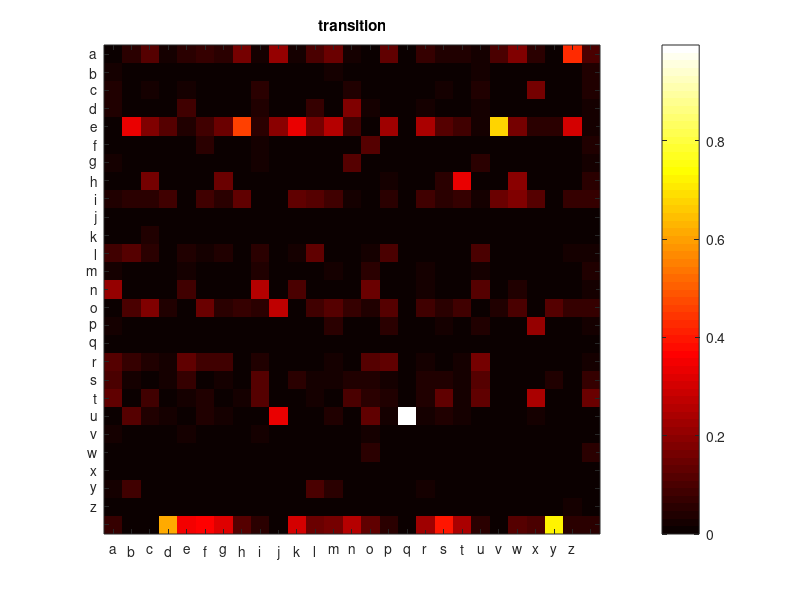
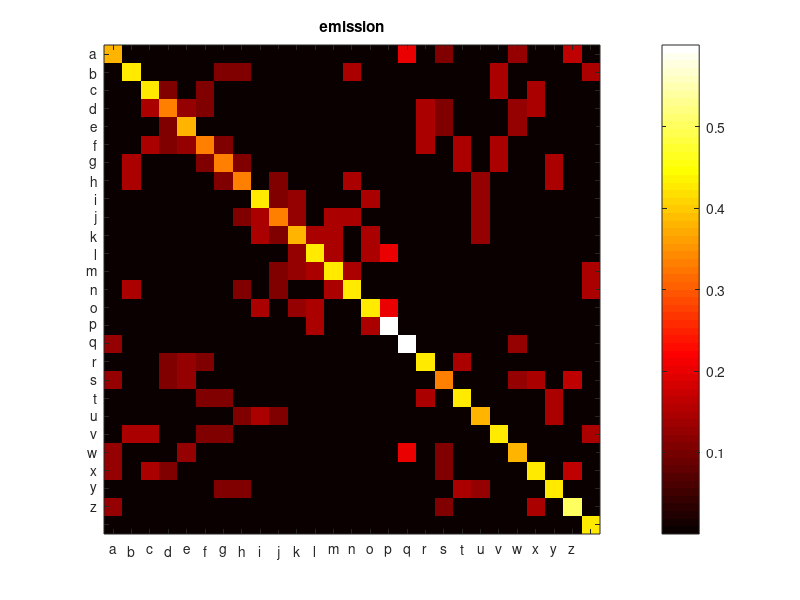

Source code (MATLAB) for these figures, in order: (Note: this script raises an error after producing the figures.)
function demoHMMbigram
%DEMOHMMBIGRAM demo of HHM for the bigram typing scenario
load freq % http://www.data-compression.com/english.shtml
l = {'a','b','c','d','e','f','g','h','i','j','k','l','m','n','o','p','q','r','s','t','u','v','w','x','y','z',' '};
load typing % get the A transition and B emission matrices
figure(1); imagesc(A); set(gca,'xtick',1:27); set(gca,'xticklabel',l); set(gca,'ytick',1:27); set(gca,'yticklabel',l)
colorbar; colormap hot; title('transition')
figure(2); imagesc(B); set(gca,'xtick',1:27); set(gca,'xticklabel',l); set(gca,'ytick',1:27); set(gca,'yticklabel',l)
colorbar; colormap hot; title('emission')
ph1=condp(ones(27,1)); % uniform first hidden state distribution

s = 'kezrninh'; % observed sequence
v=double(s)-96; v=replace(v,-64,27); % convert to numbers

% find the most likely hidden sequences by defining a Factor Graph:
T = length(s);
hh=1:T; vv=T+1:2*T;
empot.variables=[vv(1) hh(1)]; empot.table=B;
prior.variables=hh(1); prior.table=ph1;
pot(1) = multpots([setpot(empot,vv(1),v(1)) prior]);
for t=2:T
    tranpot.variables=[hh(t) hh(t-1)]; tranpot.table=A;
    empot.variables=[vv(t) hh(t)]; empot.table=B;
    pot(t) = multpots([setpot(empot,vv(t),v(t)) tranpot]);
end
FG = FactorGraph(pot);
Nmax=200;
[maxstate maxval mess]=maxNprodFG(pot,FG,[],Nmax);
strs = char(replace(maxstate+96,123,32)) % make strings from the decodings
fid=fopen('brit-a-z.txt','r'); % see http://www.curlewcommunications.co.uk/wordlist.html for Disclaimer and Copyright
w=textscan(fid,'%s'); w=w{1}; % get the words from the dictionary

% discard those decodings that are not in the dictionary:
for t=1:Nmax
    str = strs(t,:); % current string
    spac = strfind(str,' '); % chop the string into words
    spac = [spac length(str)+1]; % find the spaces
    start=1; val=1;
    for i=1:length(spac) % go through all the words in the string
        wd{i} = str(start:(spac(i)-1));
        start=spac(i)+1;
        if isempty(find(strcmp(wd{i},w))) % check if word is in the dictionary
            val=0; break
        end
    end
    if val; disp([num2str(t) ':' str]);end
end